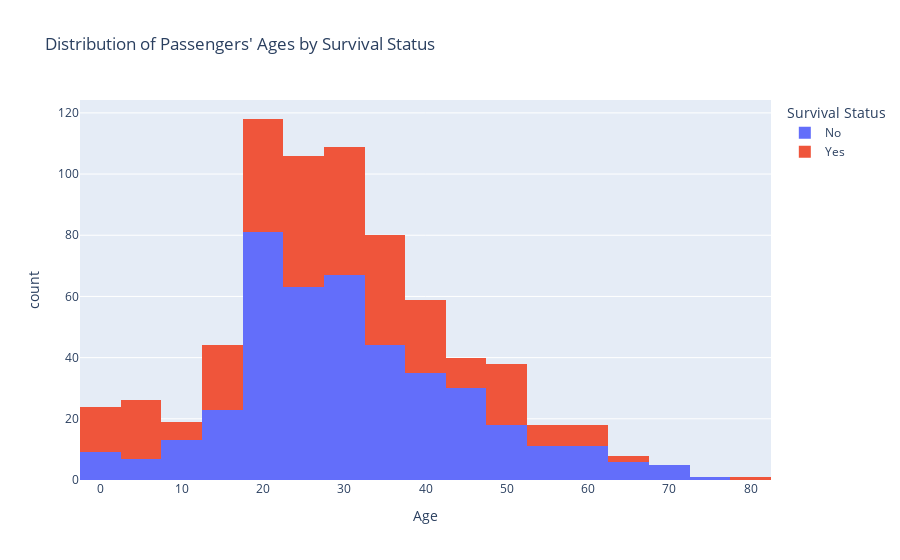

Notebook code cell kept with this figure:
### Code cell
histogram = px.histogram(df, x='Age', color='Survived', nbins=30,
                         labels={'Age': 'Age', 'count': 'Count', 'Survived': 'Survival Status'},
                         title='Distribution of Passengers\' Ages by Survival Status')

# Show the plot
histogram.show()

### Figure 1 — Plotly figure (JSON) as saved in the notebook; plotly's stock layout.template omitted (floating-point values rounded to 4 significant figures; data arrays with more than 128 entries replaced by an {"elided": "..."} marker saying what was removed)
{"data": [{"alignmentgroup": "True", "bingroup": "x", "hovertemplate": "Survival Status=No<br>Age=%{x}<br>count=%{y}<extra></extra>", "legendgroup": "No", "marker": {"color": "#636efa", "pattern": {"shape": ""}}, "name": "No", "nbinsx": 30, "offsetgroup": "No", "orientation": "v", "showlegend": true, "type": "histogram", "x": {"elided": "549 float values"}, "xaxis": "x", "yaxis": "y"}, {"alignmentgroup": "True", "bingroup": "x", "hovertemplate": "Survival Status=Yes<br>Age=%{x}<br>count=%{y}<extra></extra>", "legendgroup": "Yes", "marker": {"color": "#EF553B", "pattern": {"shape": ""}}, "name": "Yes", "nbinsx": 30, "offsetgroup": "Yes", "orientation": "v", "showlegend": true, "type": "histogram", "x": {"elided": "342 float values"}, "xaxis": "x", "yaxis": "y"}], "layout": {"autosize": true, "barmode": "relative", "legend": {"title": {"text": "Survival Status"}, "tracegroupgap": 0}, "title": {"text": "Distribution of Passengers' Ages by Survival Status"}, "xaxis": {"anchor": "y", "autorange": true, "domain": [0, 1], "range": [-2.5, 82.5], "title": {"text": "Age"}, "type": "linear"}, "yaxis": {"anchor": "x", "autorange": true, "domain": [0, 1], "range": [0, 124.2], "title": {"text": "count"}}}}
